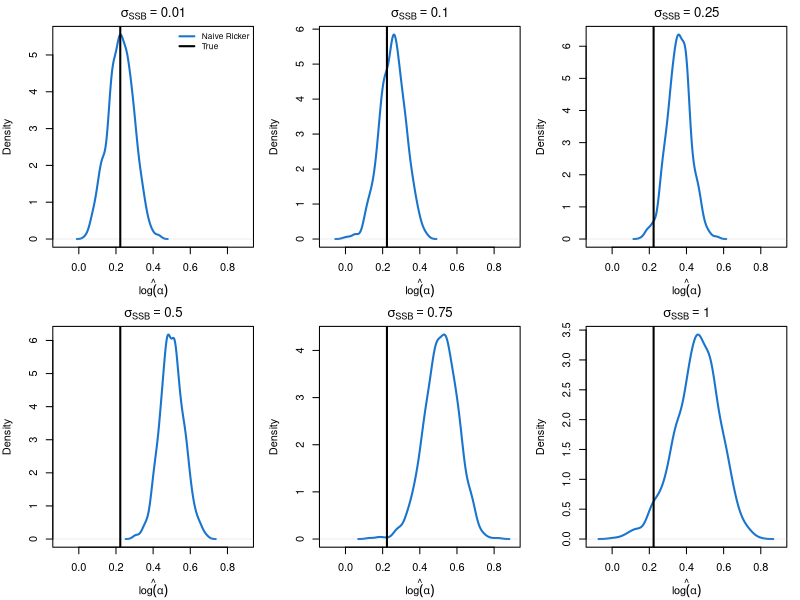

Reproduce this figure in R.
set.seed(1)

# --- true model parameters ---
n <- 300
n_sim <- 1000
alpha <- 1.25
beta <- 0.05
log_alpha_true <- log(alpha)

# --- range of true SSB observation error SDs (log-scale) ---
sigma_s_vals <- c(0.01, 0.1, 0.25, 0.5, 0.75, 1.0)

# --- fixed true recruitment observation error SD (log-scale) ---
sigma_r <- 0.5

# --- plot layout ---
par(mfrow = c(2, 3), mar = c(4, 4, 2, 1))

for (sigma_s in sigma_s_vals) {
  log_alpha_naive <- numeric(n_sim)
  log_alpha_corrected <- numeric(n_sim)

  for (i in 1:n_sim) {
    # -- simulate true values --
    S_true <- runif(n, 1, 10)
    R_true <- alpha * S_true * exp(-beta * S_true)

    # -- simulate observed values with known error SDs --
    S_obs <- S_true * exp(rnorm(n, 0, sigma_s))
    R_obs <- R_true * exp(rnorm(n, 0, sigma_r))

    # -- fit naive model --
    logRS <- log(R_obs / S_obs)
    fit <- lm(logRS ~ S_obs)
    log_alpha_hat <- coef(fit)[1]
    log_alpha_naive[i] <- log_alpha_hat
  }

  # -- plot --
  dens_naive <- density(log_alpha_naive)
  ymax <- max(dens_naive$y)

  plot(dens_naive,
    col = "dodgerblue3", lwd = 2,
    ylim = c(0, ymax), xlim = c(-0.1, 0.9),
    main = bquote(sigma[SSB] == .(sigma_s)),
    xlab = expression(hat(log(alpha)))
  )
  abline(v = log_alpha_true, col = "black", lwd = 2)

  if (sigma_s == sigma_s_vals[1]) {
    legend("topright",
      legend = c("Naive Ricker", "True"), cex = 0.75,
      col = c("dodgerblue3", "black"),
      lwd = 2, bty = "n"
    )
  }
}
